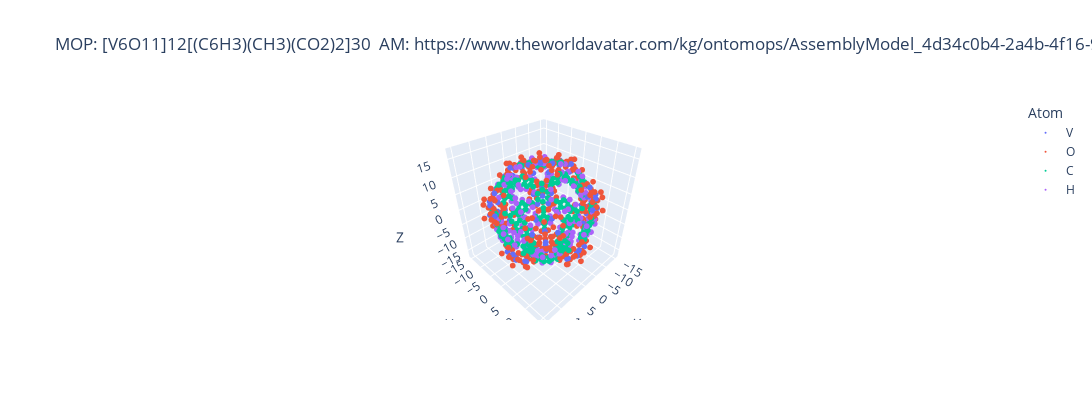

The notebook cell this image was saved under:
### Code cell
# To visualise the MOP, we can use the same method as before
hypothetical_mop_fig = hypothetical_mop.visualise()

### Figure 1 — Plotly figure (JSON) as saved in the notebook; plotly's stock layout.template omitted (floating-point values rounded to 4 significant figures; data arrays with more than 128 entries replaced by an {"elided": "..."} marker saying what was removed)
{"data": [{"hovertemplate": "Atom=V<br>X=%{x}<br>Y=%{y}<br>Z=%{z}<extra></extra>", "legendgroup": "V", "marker": {"color": "#636efa", "size": 2, "symbol": "circle"}, "mode": "markers", "name": "V", "scene": "scene", "showlegend": true, "type": "scatter3d", "x": [-0.4669, 2.237, -0.9574, 1.715, -1.802, -3.446, -13.25, -11.15, -11.6, -12.61, -13.96, -13.39, -10.02, -11.75, -9.999, -10.35, -7.726, -7.555, 0.5045, 1.036, -2.19, 3.481, 1.763, -1.733, 2.203, 2.388, 5.023, -0.6607, 0.09269, 3.609, 12.24, 9.85, 10.53, 11.55, 13.28, 12.7, 13.29, 11.67, 11.15, 13.42, 13.98, 12.63, -2.172, -4.992, -2.397, -3.509, 0.001054, 0.6708, -12.2, -10.54, -9.785, -12.67, -13.23, -11.49, 5.73, 6.458, 8.227, 3.254, 3.046, 6.14, -5.698, -8.189, -6.459, -6.034, -2.972, -3.264, 10.06, 7.813, 7.537, 10.43, 11.78, 10.03], "y": [-12.92, -13.04, -13.77, -11.16, -10.74, -12.4, 5.193, 5.869, 7.766, 2.651, 2.561, 5.74, -10.47, -8.18, -10.65, -8.089, -10.5, -12.12, 12.96, 13.82, 13.08, 12.38, 10.76, 11.25, 1.237, 4.17, 1.772, 2.408, -1.078, -1.458, 2.093, 3.359, -0.141, 4.939, 2.415, -0.7074, -5.155, -7.722, -5.866, -5.627, -2.478, -2.653, -1.193, -1.686, -4.131, 1.527, 1.064, -2.433, -2.048, 0.2044, -3.278, 0.7142, -2.454, -4.919, -12.39, -12.7, -10.61, -13.41, -11.76, -10.09, 12.43, 10.65, 12.7, 10.13, 11.85, 13.49, 10.51, 10.51, 12.13, 8.1, 8.23, 10.76], "z": [8.029, 6.447, 5.034, 9.44, 9.873, 7.184, -5.385, -7.609, -4.619, -7.104, -3.801, -2.296, -4.588, -3.324, -1.441, -6.604, -6.746, -3.577, -8.013, -5.045, -6.382, -7.214, -9.89, -9.402, 15.03, 13.94, 13.73, 14.52, 14.67, 14.24, -8.844, -10.44, -10.28, -7.723, -5.887, -7.502, 5.396, 4.6, 7.604, 2.3, 3.884, 7.176, -15.01, -13.74, -13.9, -14.21, -14.66, -14.53, 8.858, 10.27, 10.47, 7.453, 5.905, 7.804, -6.725, -3.691, -5.983, -5.096, -8.256, -8.823, 6.741, 6.05, 3.695, 8.847, 8.218, 5.065, 4.604, 6.793, 3.625, 6.574, 3.269, 1.474]}, {"hovertemplate": "Atom=O<br>X=%{x}<br>Y=%{y}<br>Z=%{z}<extra></extra>", "legendgroup": "O", "marker": {"color": "#EF553B", "size": 2, "symbol": "circle"}, "mode": "markers", "name": "O", "scene": "scene", "showlegend": true, "type": "scatter3d", "x": {"elided": "252 float values"}, "y": {"elided": "252 float values"}, "z": {"elided": "252 float values"}}, {"hovertemplate": "Atom=C<br>X=%{x}<br>Y=%{y}<br>Z=%{z}<extra></extra>", "legendgroup": "C", "marker": {"color": "#00cc96", "size": 2, "symbol": "circle"}, "mode": "markers", "name": "C", "scene": "scene", "showlegend": true, "type": "scatter3d", "x": {"elided": "270 float values"}, "y": {"elided": "270 float values"}, "z": {"elided": "270 float values"}}, {"hovertemplate": "Atom=H<br>X=%{x}<br>Y=%{y}<br>Z=%{z}<extra></extra>", "legendgroup": "H", "marker": {"color": "#ab63fa", "size": 2, "symbol": "circle"}, "mode": "markers", "name": "H", "scene": "scene", "showlegend": true, "type": "scatter3d", "x": {"elided": "180 float values"}, "y": {"elided": "180 float values"}, "z": {"elided": "180 float values"}}], "layout": {"autosize": false, "height": 400, "legend": {"title": {"text": "Atom"}, "tracegroupgap": 0}, "scene": {"domain": {"x": [0, 1], "y": [0, 1]}, "xaxis": {"title": {"text": "X"}}, "yaxis": {"title": {"text": "Y"}}, "zaxis": {"title": {"text": "Z"}}}, "title": {"text": "MOP: [V6O11]12[(C6H3)(CH3)(CO2)2]30\n AM: https://www.theworldavatar.com/kg/ontomops/AssemblyModel_4d34c0b4-2a4b-4f16-98dd-97c5ce7349a5"}, "width": 1200}}
